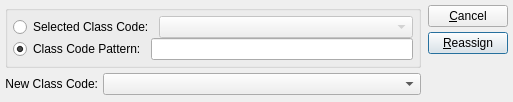
<ui version="4.0" >
 <author></author>
 <comment>This file is part of the xTuple ERP: PostBooks Edition, a free and
open source Enterprise Resource Planning software suite,
Copyright (c) 1999-2011 by OpenMFG LLC, d/b/a xTuple.
It is licensed to you under the Common Public Attribution License
version 1.0, the full text of which (including xTuple-specific Exhibits)
is available at www.xtuple.com/CPAL.  By using this software, you agree
to be bound by its terms.</comment>
 <exportmacro></exportmacro>
 <class>reassignClassCodeByClassCode</class>
 <widget class="QDialog" name="reassignClassCodeByClassCode" >
  <property name="geometry" >
   <rect>
    <x>0</x>
    <y>0</y>
    <width>513</width>
    <height>102</height>
   </rect>
  </property>
  <property name="windowTitle" >
   <string>Reassign Class Code by Class Code</string>
  </property>
  <layout class="QHBoxLayout" >
   <property name="margin" >
    <number>5</number>
   </property>
   <property name="spacing" >
    <number>7</number>
   </property>
   <item>
    <layout class="QVBoxLayout" >
     <property name="margin" >
      <number>0</number>
     </property>
     <property name="spacing" >
      <number>0</number>
     </property>
     <item>
      <layout class="QVBoxLayout" >
       <property name="margin" >
        <number>0</number>
       </property>
       <property name="spacing" >
        <number>5</number>
       </property>
       <item>
        <widget class="QGroupBox" name="_classcodeGroup" >
         <property name="title" >
          <string/>
         </property>
         <layout class="QVBoxLayout" >
          <property name="margin" >
           <number>5</number>
          </property>
          <property name="spacing" >
           <number>0</number>
          </property>
          <item>
           <layout class="QHBoxLayout" >
            <property name="margin" >
             <number>0</number>
            </property>
            <property name="spacing" >
             <number>5</number>
            </property>
            <item>
             <widget class="QRadioButton" name="_selectedClassCode" >
              <property name="text" >
               <string>Selected Class Code:</string>
              </property>
             </widget>
            </item>
            <item>
             <widget class="XComboBox" name="_classCodes" >
              <property name="enabled" >
               <bool>false</bool>
              </property>
              <property name="sizePolicy" >
               <sizepolicy>
                <hsizetype>7</hsizetype>
                <vsizetype>0</vsizetype>
                <horstretch>0</horstretch>
                <verstretch>0</verstretch>
               </sizepolicy>
              </property>
             </widget>
            </item>
           </layout>
          </item>
          <item>
           <layout class="QHBoxLayout" >
            <property name="margin" >
             <number>0</number>
            </property>
            <property name="spacing" >
             <number>5</number>
            </property>
            <item>
             <widget class="QRadioButton" name="_classCodePattern" >
              <property name="text" >
               <string>Class Code Pattern:</string>
              </property>
              <property name="checked" >
               <bool>true</bool>
              </property>
             </widget>
            </item>
            <item>
             <widget class="XLineEdit" name="_classCode" />
            </item>
           </layout>
          </item>
         </layout>
        </widget>
       </item>
       <item>
        <layout class="QHBoxLayout" >
         <property name="margin" >
          <number>0</number>
         </property>
         <property name="spacing" >
          <number>5</number>
         </property>
         <item>
          <widget class="QLabel" name="_newClassCodeLit" >
           <property name="text" >
            <string>New Class Code:</string>
           </property>
           <property name="alignment" >
            <set>Qt::AlignRight|Qt::AlignTrailing|Qt::AlignVCenter</set>
           </property>
          </widget>
         </item>
         <item>
          <widget class="XComboBox" name="_newClassCode" >
           <property name="sizePolicy" >
            <sizepolicy>
             <hsizetype>7</hsizetype>
             <vsizetype>0</vsizetype>
             <horstretch>0</horstretch>
             <verstretch>0</verstretch>
            </sizepolicy>
           </property>
          </widget>
         </item>
        </layout>
       </item>
      </layout>
     </item>
     <item>
      <spacer>
       <property name="orientation" >
        <enum>Qt::Vertical</enum>
       </property>
       <property name="sizeType" >
        <enum>QSizePolicy::Expanding</enum>
       </property>
       <property name="sizeHint" >
        <size>
         <width>20</width>
         <height>20</height>
        </size>
       </property>
      </spacer>
     </item>
    </layout>
   </item>
   <item>
    <layout class="QVBoxLayout" >
     <property name="margin" >
      <number>0</number>
     </property>
     <property name="spacing" >
      <number>0</number>
     </property>
     <item>
      <layout class="QVBoxLayout" >
       <property name="margin" >
        <number>0</number>
       </property>
       <property name="spacing" >
        <number>5</number>
       </property>
       <item>
        <widget class="QPushButton" name="_close" >
         <property name="text" >
          <string>&amp;Cancel</string>
         </property>
        </widget>
       </item>
       <item>
        <widget class="QPushButton" name="_reassign" >
         <property name="text" >
          <string>&amp;Reassign</string>
         </property>
         <property name="default" >
          <bool>true</bool>
         </property>
        </widget>
       </item>
      </layout>
     </item>
     <item>
      <spacer>
       <property name="orientation" >
        <enum>Qt::Vertical</enum>
       </property>
       <property name="sizeType" >
        <enum>QSizePolicy::Expanding</enum>
       </property>
       <property name="sizeHint" >
        <size>
         <width>20</width>
         <height>20</height>
        </size>
       </property>
      </spacer>
     </item>
    </layout>
   </item>
  </layout>
 </widget>
 <layoutdefault spacing="6" margin="11" />
 <pixmapfunction>qPixmapFromMimeSource</pixmapfunction>
 <customwidgets>
  <customwidget>
   <class>XLineEdit</class>
   <extends>QLineEdit</extends>
   <header>xlineedit.h</header>
   <container>0</container>
   <pixmap></pixmap>
  </customwidget>
  <customwidget>
   <class>XComboBox</class>
   <extends>QComboBox</extends>
   <header>xcombobox.h</header>
   <container>0</container>
   <pixmap></pixmap>
  </customwidget>
 </customwidgets>
 <tabstops>
  <tabstop>_selectedClassCode</tabstop>
  <tabstop>_classCodes</tabstop>
  <tabstop>_classCodePattern</tabstop>
  <tabstop>_classCode</tabstop>
  <tabstop>_newClassCode</tabstop>
  <tabstop>_reassign</tabstop>
  <tabstop>_close</tabstop>
 </tabstops>
 <includes/>
 <resources/>
 <connections>
  <connection>
   <sender>_classCodePattern</sender>
   <signal>toggled(bool)</signal>
   <receiver>_classCode</receiver>
   <slot>setEnabled(bool)</slot>
   <hints>
    <hint type="sourcelabel" >
     <x>20</x>
     <y>20</y>
    </hint>
    <hint type="destinationlabel" >
     <x>20</x>
     <y>20</y>
    </hint>
   </hints>
  </connection>
  <connection>
   <sender>_selectedClassCode</sender>
   <signal>toggled(bool)</signal>
   <receiver>_classCodes</receiver>
   <slot>setEnabled(bool)</slot>
   <hints>
    <hint type="sourcelabel" >
     <x>20</x>
     <y>20</y>
    </hint>
    <hint type="destinationlabel" >
     <x>20</x>
     <y>20</y>
    </hint>
   </hints>
  </connection>
  <connection>
   <sender>_close</sender>
   <signal>clicked()</signal>
   <receiver>reassignClassCodeByClassCode</receiver>
   <slot>reject()</slot>
   <hints>
    <hint type="sourcelabel" >
     <x>20</x>
     <y>20</y>
    </hint>
    <hint type="destinationlabel" >
     <x>20</x>
     <y>20</y>
    </hint>
   </hints>
  </connection>
 </connections>
</ui>
